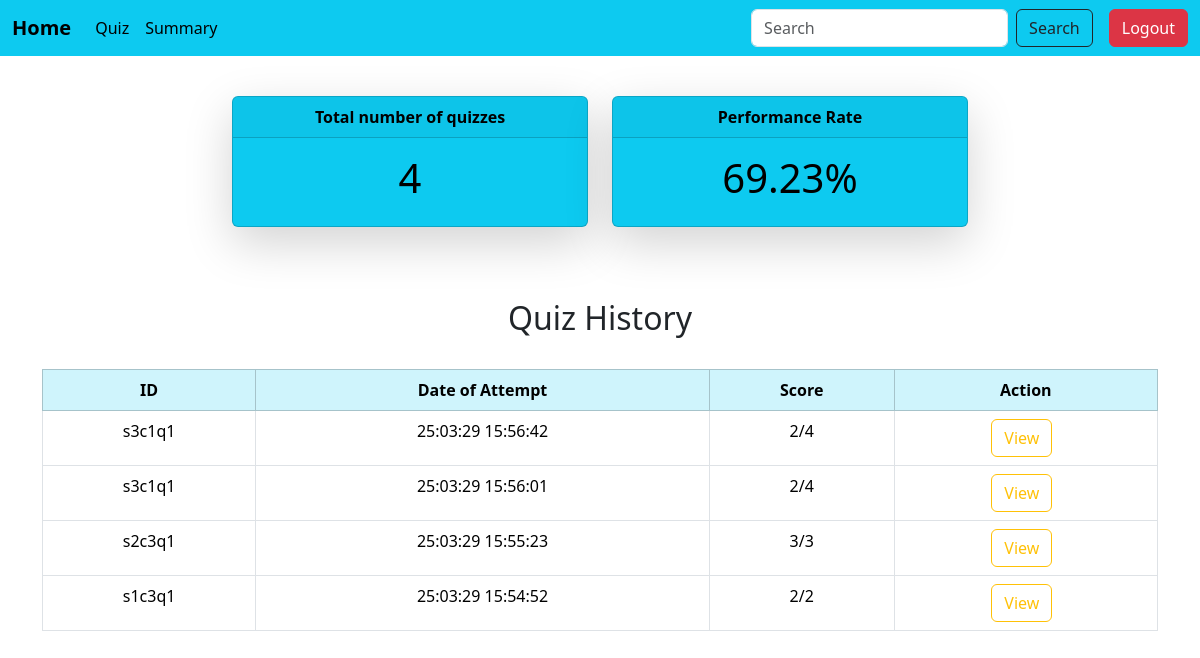
Before: /student_dashboard (signed in) with the older database file.
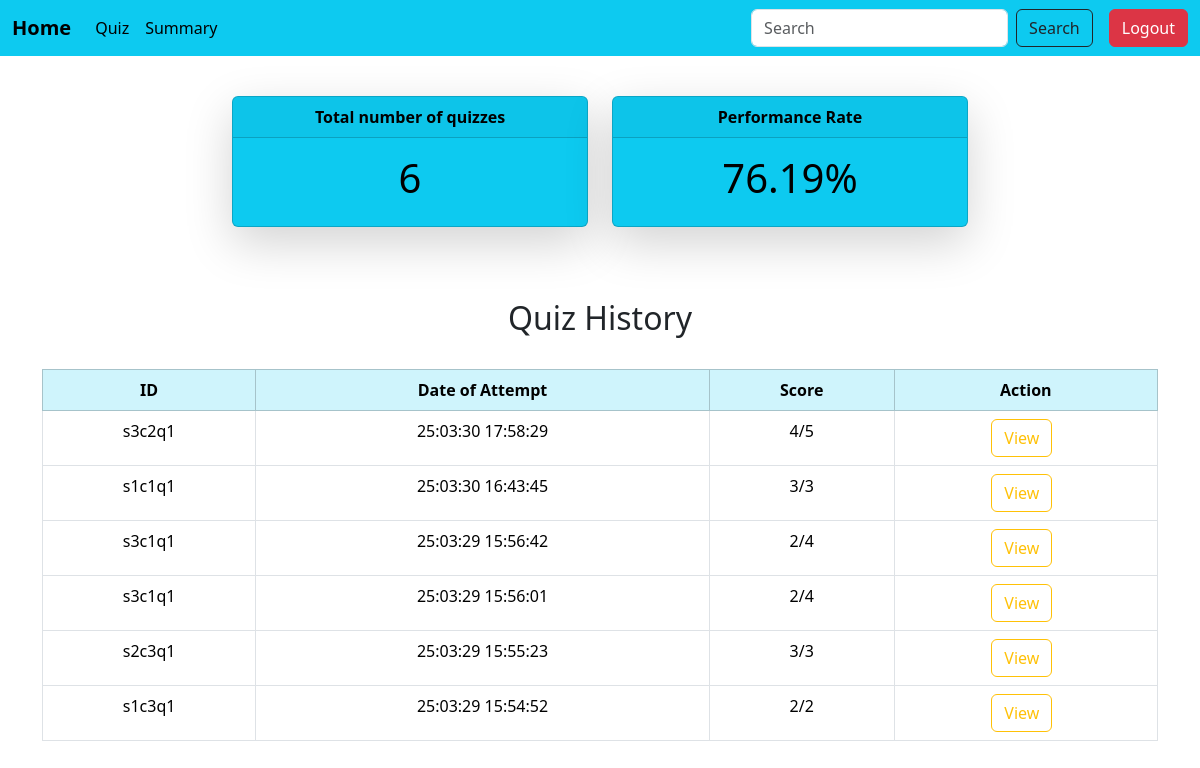
After: the same page with the newer database file.
### models.py (models this page shows)
class Score(db.Model):
    __tablename__='score'
    id=db.Column(db.Integer,primary_key=True,autoincrement=True)
    quiz_id=db.Column(db.String(100),db.ForeignKey('quiz.id'),nullable=False)
    user_id=db.Column(db.String(100),db.ForeignKey('user.id'),nullable=False)
    attempt_timing=db.Column(db.DateTime,default=lambda:datetime.now(IST))
    tot_score=db.Column(db.Integer,nullable=False)
    quiz=db.relationship('Quiz',backref=db.backref('scores',cascade="all,delete-orphan"))
    user=db.relationship('User',backref=db.backref('scores',cascade="all,delete-orphan"))

### app.py (the view)
@app.route('/student_dashboard')
def student_dashboard():
    user_id=session.get('id')
    user =User.query.get(user_id)
    q_history=Score.query.filter_by(user_id=user_id).order_by(Score.attempt_timing.desc()).all()
    q_attempted=len(q_history)
    tot_obt_marks=sum(q.tot_score for q in q_history)
    out_off=sum(len(q.quiz.questions) for q in q_history)
    avg_per=(tot_obt_marks/out_off)*100  if out_off>0 else 0
    avg_per=f"{avg_per:.2f}"
    return render_template("student_dashboard.html",user=user,q_attempted=q_attempted,avg_per=avg_per,q_history=q_history)

### templates/student_dashboard.html
{% include 'student_sidebar.html'%}
{% block content %}
<div class="container mt-5 pt-5" >
  <div class="row justify-content-center">
    <div class="col-md-4">
      <div class="card shadow-lg text-bg-info mb-4 rounded-lg">
        <div class="card-header fw-bold text-center">Total number of quizzes</div>
          <div class="card-body text-center">
            <h5 class="card-title display-6">{{q_attempted}}</h5>
          </div>
        </div>
      </div>
      <div class="col-md-4">
          <div class="card shadow-lg text-bg-info mb-4 rounded-lg">
            <div class="card-header fw-bold text-center">Performance Rate</div>
            <div class="card-body text-center">
              <h5 class="card-title display-6">{{avg_per}}%</h5>
            </div>
          </div>
      </div>
  </div>
  <div class="mt-5">
          <h2 class="text-center ">Quiz History</h2>
          <br>
          <div class="table-responsive">
          <table class="table table-hover table-bordered">
              <thead class="table-info text-center">
                <tr>
                  <th>ID</th>
                  <th>Date of Attempt</th>
                  <th>Score</th>
                  <th>Action</th>
                </tr>
              </thead>
              <tbody class="text-center">
                {%for quiz in q_history%}
                <tr>
                  <td>{{quiz.quiz_id}}</td>
                  <td>{{quiz.attempt_timing.strftime('%y:%m:%d %H:%M:%S')}}</td>
                  <td>{{quiz.tot_score}}/{{quiz.quiz.questions|length}}</td>
                  <td>
                  <a href="{{url_for('view_detail',score_id=quiz.id)}}"class="btn btn-outline-warning me-2 d-inline-block">View</a>
                  </td>
                </tr>
                {%endfor%}
              </tbody>
            </table>
          </div>
      </div>
</div>
{% endblock %}

Changed rows visible on the page:
added Score: quiz_id "s3c2q1", attempt_timing "25:03:30 17:58:29", tot_score "4", quiz.questions|length "5"
added Score: quiz_id "s1c1q1", attempt_timing "25:03:30 16:43:45", tot_score "3", quiz.questions|length "3"
Other visible differences:
{{ q_attempted }}: "4" → "6"
{{ avg_per }}: "69.23" → "76.19"
